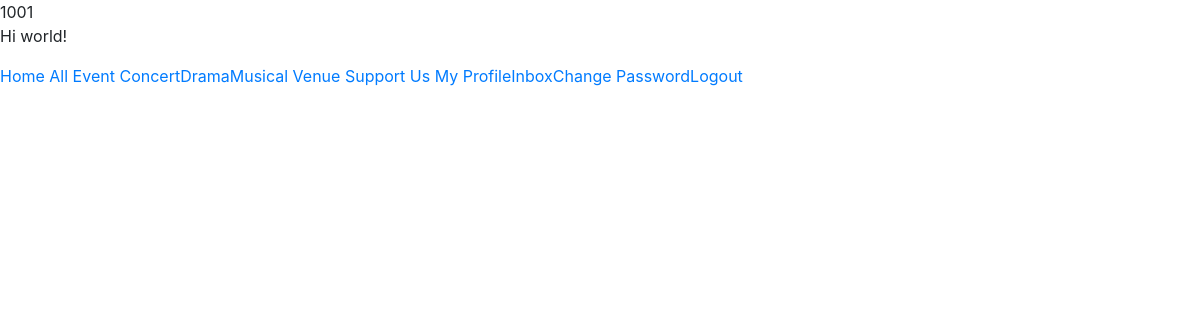
Screenshot of /index.php (signed in) with the database file from the repository.
### tables this page shows
CREATE TABLE `2020_eventcat` (
  `etid` int(11) NOT NULL,
  `etname` varchar(255) NOT NULL
);

### index.php (the view, shortened to what this page needs)
<?php
include("conn.php");
if (isset($_SESSION['userid_40245529'])) {
    $member = $_SESSION['userid_40245529'];
} else {
    $member = "guest";
}
$readquery = "SELECT * FROM `2020_member`WHERE mid='$member' ";
$readresult = $conn->query($readquery);
?>
<html>
<?php
include("layouts/head.php");
?>
<body>
    <p>Hi world!</p>
    <a href="index.php">Home</a>
    <a href="eventpage/index.php">All Event</a>
    <?php
    $showoptionquery = "SELECT * FROM 2020_eventcat ORDER BY etname ";
    $showoptionresult = $conn->query($showoptionquery);
    while ($row = $showoptionresult->fetch_assoc()) {
        $catname = $row['etname'];
        $catid = $row['etid'];
        echo"<a href='eventpage/eventcategory.php?eventcategory=$catid'>$catname</a>";
    }
    ?>
    <a href="venuepage/index.php">Venue</a>
    <a href="supportpage/index.php">Support Us</a>
    <?php
    while ($rowread = $readresult->fetch_assoc()) {
        $rowid = $rowread['mid'];
    }
    if($member!=="guest"){
    echo "<a href='mydetails.php?memberid=$rowid'>My Profile</a>";
    echo "<a href='myinbox.php'>Inbox</a>";
    echo "<a href='changepass.php'>Change Password</a>";
    echo "<a href='logout.php'>Logout</a>";
    }else{
     echo "<a href='signin.php'>Sign In</a>";
    }
    ?>
</body>
</html>

### rows the page displays
2020_eventcat: etname "Concert"
2020_eventcat: etname "Drama"
2020_eventcat: etname "Musical"
